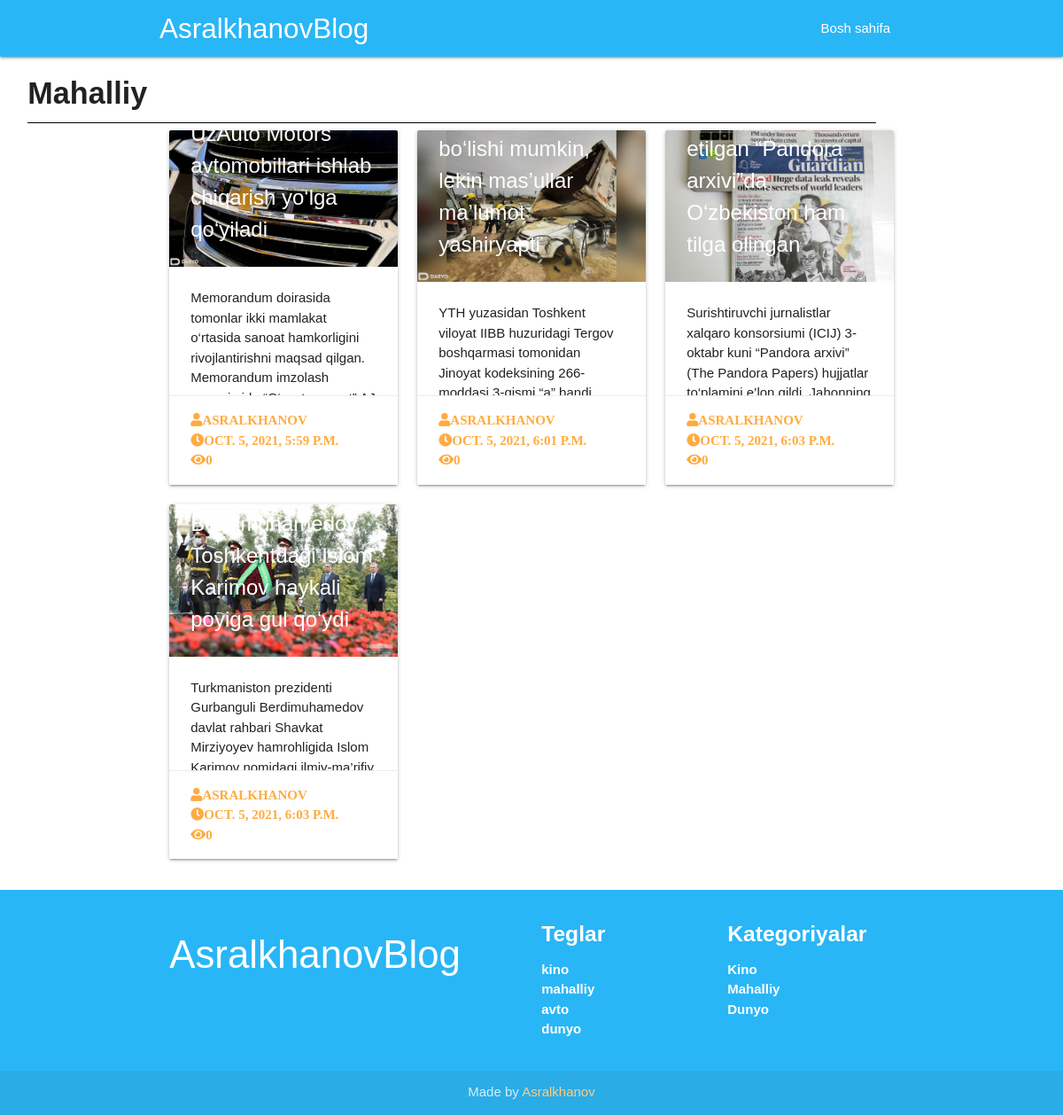
The app's page /category/detail/mahalliy, older data.
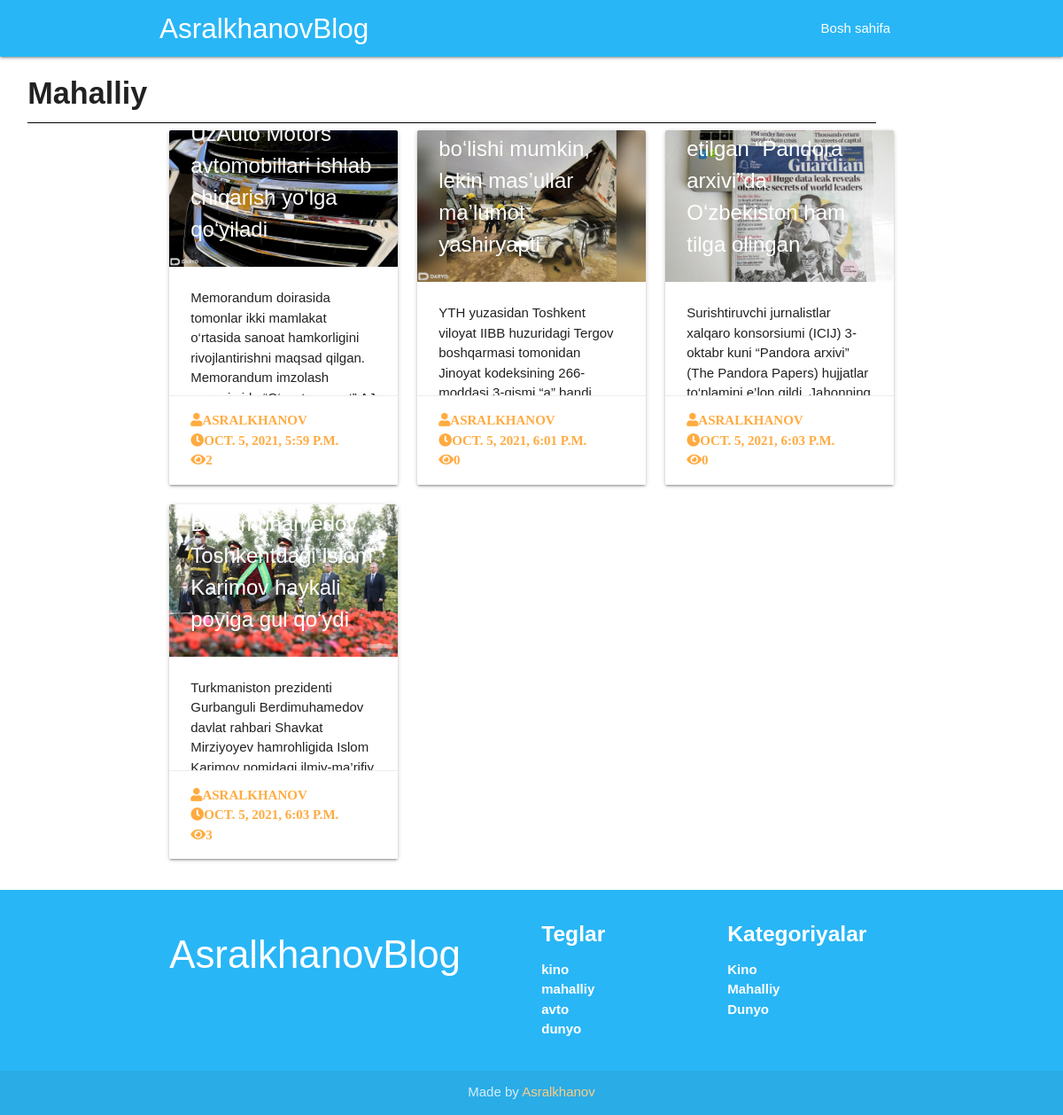
The same page, newer data.
### main/models.py (models this page shows, shortened)
class Post(models.Model):
	title = models.CharField('Nomi', max_length=300)
	slug = models.SlugField('*', max_length=100, unique=True)
	author = models.CharField('Aftor', max_length=80)
	image = models.ImageField('Rasmi', upload_to='posters/')
	body = models.TextField('Body')
	views = models.PositiveIntegerField('Korildi', default=0)
	published = models.DateTimeField(auto_now_add=True)
	category = models.ForeignKey(Category,on_delete=models.CASCADE,related_name='posts')
	tag = models.ManyToManyField(Tags,related_name='products')
	def get_absolute_url(self):
		return reverse('main:post_detail', kwargs={'post_slug':self.slug})
	class Meta:
		verbose_name = 'Maqola'
		verbose_name_plural = 'Maqolalar'

### main/views.py (the view)
# urls.py: path('category/detail/<slug>',views.CategoryDetailView.as_view(),name='category_detail'),
class CategoryDetailView(DetailView):
	model = Category
	slug_field = 'slug'
	template_name = 'category.html'

### main/context_pro.py (called while the page is built)
def view_all(request):
	context = {
		'home':Post.objects.all().order_by('?')[:3],
		'categories':Category.objects.all(),
		'tags':Tags.objects.all(),
		'footer_category':Category.objects.all()[:4],
		'footer_tags':Tags.objects.all()[:4],
		'tops':Post.objects.all().order_by('-views')[:6],
		'all_post':Post.objects.all().order_by('?')[:8]
	}
	return context

### main/models.py (called while the page is built)
	def get_absolute_url(self):
		return reverse('main:tag_detail', kwargs={'tag_slug':self.slug})

### templates/category.html
{% extends "wrapper.html" %}
{% block content %}
<main>
    <div class="row">
      <div class="col s10 m10">
        <div style="margin-left:20px;margin-bottom: -20px;border-bottom: 1px solid black;">
        <h4><b>{{object.name}}</b></h4>
    </div>
      </div>
    </div>
<div class="container">
  <div class="row">
    {% for item in object.posts.all %}
    <div class="col xl4 l4 m4 s12">
      <div class="card medium">
        <div class="card-image">
          <a href="{{item.get_absolute_url}}">
            <img src="{{item.image.url}}">
          <span class="card-title">{{item.title}}</span>
          </a>
        </div>
        <div class="card-content">
          <p>{{item.body|truncatewords:20}}</p>
        </div>
        <div class="card-action">
          <a href="{{item.get_absolute_url}}"><i class="fas fa-user">{{item.author}}</i></a>
          <a href="{{item.get_absolute_url}}"><i class="fas fa-clock">{{item.published}}</i></a>
          <a href="{{item.get_absolute_url}}"><i class="fas fa-eye">{{item.views}}</i></a>
        </div>
      </div>
    </div>
    {% endfor %}
  </div>
</div>
</main>
{% endblock  %}

Row changes from the older to the newer data that the page shows:
changed Post "OCT. 5, 2021, 5:59 P.M.": views "0" → "2"
changed Post "Gurbanguli Berdimuhamedov Toshkentdagi Islom Karimov haykali poyiga gul qo‘ydi": views "0" → "3"
